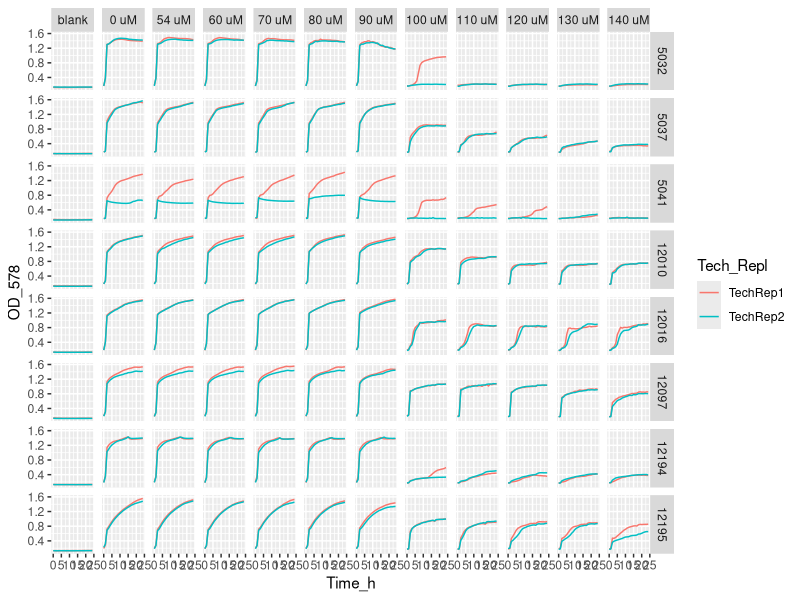
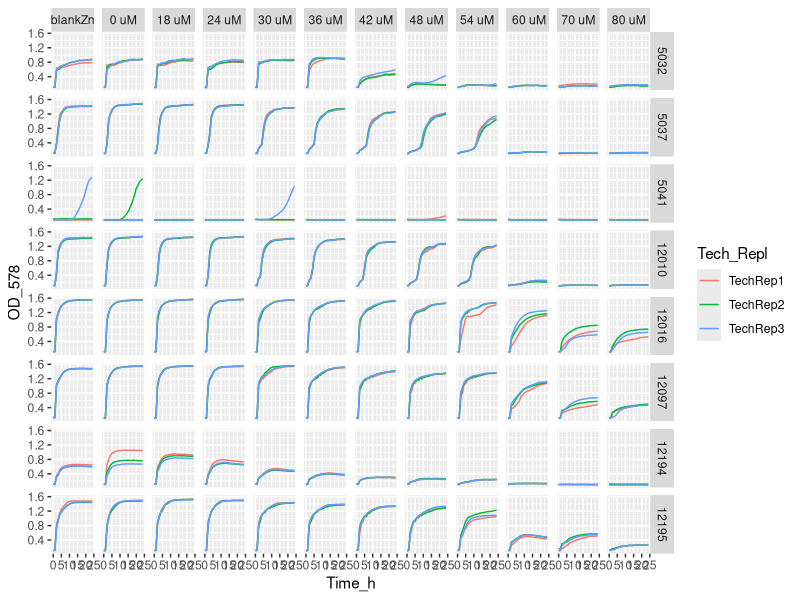
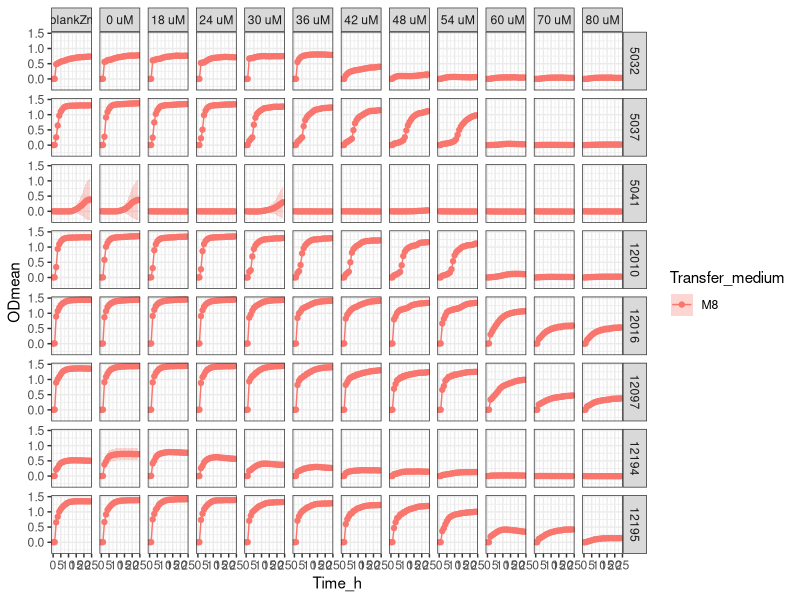
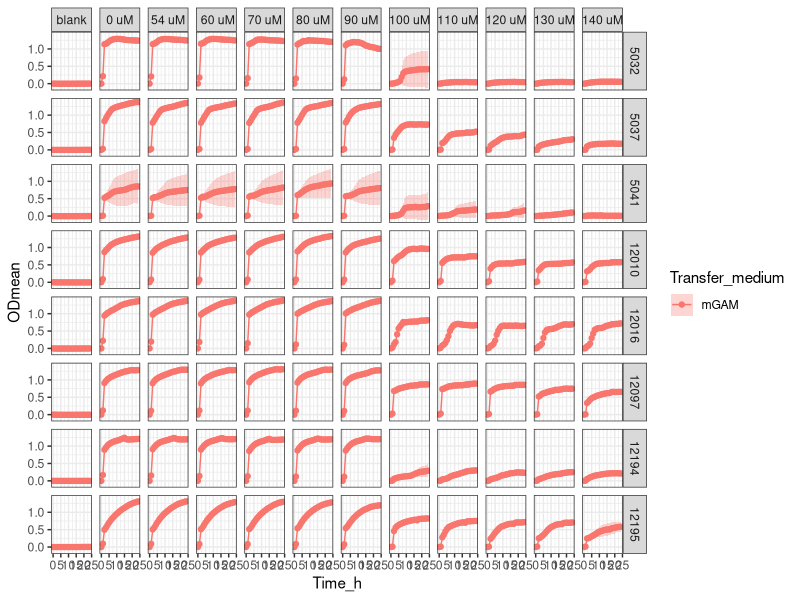

R code for these plots, in order:
setwd("C:/Users/sergi/Downloads/ITQB/Plate readings/Exp13_6plates_06122023")

library(tidyverse)

library(readxl)
Exp13 <- Exp13_6plates_06122023 <- read_excel("Exp13_6plates_06122023_final_final.xlsx")
View(Exp13) 

Exp13_v1 <- Exp13 %>%
  pivot_longer(names_to = "Condition", values_to = "OD_578", cols = -Time_h)
Exp13_v1
View(Exp13_v1)


Exp13_v2 <- separate(Exp13_v1, Condition, 
                     c("Strain",
                       "Transfer_medium",
                       "Zn_condition", 
                       "Tech_Repl",
                       "Biol_Repl",
                       "TPEN_conc",
                       "Well_number"), 
                     sep = "_", remove = FALSE,
                     convert = FALSE)
View(Exp13_v2)

Exp13_v2$OD_578 <- as.numeric (Exp13_v2$OD_578) #Because OD_578 values are character

Exp13_v2$TPEN_conc <- factor(Exp13_v2$TPEN_conc, levels = c("ctrTPENcells",
                                                            "ctrTPENwZn",
                                                            "ctrTPEN",
                                                            "3.6",
                                                            "4.8",
                                                            "6",
                                                            "7.2",
                                                            "8.4",
                                                            "9.6",
                                                            "10.8",
                                                            "12",
                                                            "14",
                                                            "16",
                                                            "18",
                                                            "20",
                                                            "22",
                                                            "24",
                                                            "26",
                                                            "28"))

Exp13_v2 <- Exp13_v2 %>% mutate(TPEN_conc = recode (TPEN_conc,
                                                    "ctrTPENcells" = "blank",
                                                    "ctrTPENwZn" = "blankZn",
                                                    "ctrTPEN" = "0 uM",
                                                    "3.6"= "18 uM",
                                                    "4.8"= "24 uM",
                                                    "6" = "30 uM",
                                                    "7.2" = "36 uM",
                                                    "8.4" = "42 uM",
                                                    "9.6" = "48 uM",
                                                    "10.8" = "54 uM",
                                                    "12" = " 60 uM",
                                                    "14" = "70 uM",
                                                    "16" = "80 uM",
                                                    "18" = "90 uM",
                                                    "20" = "100 uM",
                                                    "22" = "110 uM",
                                                    "24" = "120 uM",
                                                    "26" = "130 uM",
                                                    "28" = "140 uM"))

Exp13_v2$Strain <- factor(Exp13_v2$Strain, levels = c("5032",
                                                    "5037",
                                                    "5041",
                                                    "12010",
                                                    "12016",
                                                    "12097",
                                                    "12194",
                                                    "12195"))

# Exp13_v2 %>%
#   ggplot(aes(x= Time_h, y=OD_578, color = Tech_Repl)) +
#   geom_line() +
#   facet_grid (Strain ~ TPEN_conc)


Exp13_v2 %>% filter (Transfer_medium == "mGAM") %>%
  ggplot(aes(x= Time_h, y=OD_578, color = Tech_Repl)) +
  geom_line() +
  facet_grid (Strain ~ TPEN_conc)

Exp13_v2 %>% filter (Transfer_medium == "M8") %>%
  ggplot(aes(x= Time_h, y=OD_578, color = Tech_Repl)) +
  geom_line() +
  facet_grid (Strain ~ TPEN_conc)


Exp13_v3<- Exp13_v2 %>% group_by(Strain, Transfer_medium, Zn_condition, Tech_Repl, Biol_Repl, Well_number) %>%
  mutate(blank = Time_h ==0)

View(Exp13_v3)

Exp13_v4 <- Exp13_v3 %>%
  group_by(Strain, Transfer_medium, Zn_condition, Tech_Repl, Biol_Repl, Well_number) %>%
  mutate(OD = OD_578 - OD_578[blank]) %>%
  ungroup()


View(Exp13_v4)

#Obtain the mean and sd
Exp13_v5 <- Exp13_v4 %>% group_by(Time_h, Strain, Transfer_medium, TPEN_conc) %>%
  summarise(ODmean = mean(OD), sdOD = sd(OD), n())

Exp13_v5$Strain <- factor(Exp13_v5$Strain, levels = c("5032",
                                                      "5037",
                                                      "5041",
                                                      "12010",
                                                      "12016",
                                                      "12097",
                                                      "12194",
                                                      "12195"))


Exp13_v5 <- Exp13_v5 %>% mutate(TPEN_conc = recode (TPEN_conc,
                                                    "ctrTPENcells" = "blank",
                                                    "ctrTPENwZn" = "blankZn",
                                                    "ctrTPEN" = "0 uM",
                                                    "3.6"= "18 uM",
                                                    "4.8"= "24 uM",
                                                    "6" = "30 uM",
                                                    "7.2" = "36 uM",
                                                    "8.4" = "42 uM",
                                                    "9.6" = "48 uM",
                                                    "10.8" = "54 uM",
                                                    "12" = " 60 uM",
                                                    "14" = "70 uM",
                                                    "16" = "80 uM",
                                                    "18" = "90 uM",
                                                    "20" = "100 uM",
                                                    "22" = "110 uM",
                                                    "24" = "120 uM",
                                                    "26" = "130 uM",
                                                    "28" = "140 uM"))


# stocks conc / 0.001(mM --> uM) / d.f (=2)--> conc TPEN (now in the table)


Exp13_v5  %>% filter (Transfer_medium == "M8") %>%
  ggplot(aes(x = Time_h,
             y = ODmean,
             color = Transfer_medium
  )) +
  geom_point() + 
  geom_line() +
  geom_ribbon(aes(ymin=ODmean-sdOD, ymax=ODmean+sdOD, fill = Transfer_medium), 
              alpha = 0.3, colour = NA) + 
  facet_grid (Strain ~ TPEN_conc) +
  theme_bw()


Exp13_v5  %>% filter (Transfer_medium == "mGAM") %>%
  ggplot(aes(x = Time_h,
             y = ODmean,
             color = Transfer_medium
  )) +
  geom_point() + 
  geom_line() +
  geom_ribbon(aes(ymin=ODmean-sdOD, ymax=ODmean+sdOD, fill = Transfer_medium), 
              alpha = 0.3, colour = NA) + 
  facet_grid (Strain ~ TPEN_conc) +
  theme_bw()
